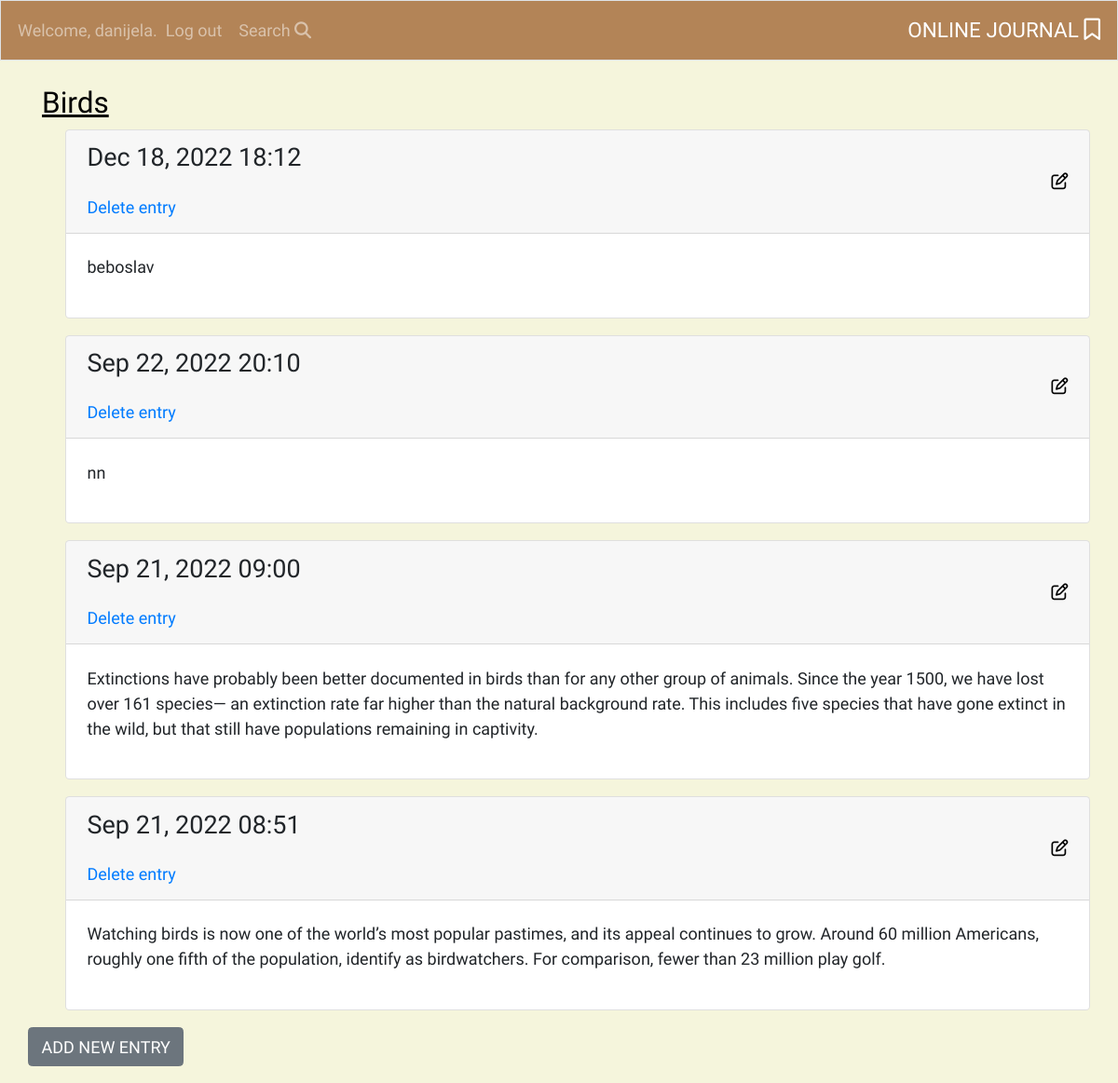
/topics/1 (signed in), run on the app's committed database.
### learning_logs/models.py (models this page shows, shortened)
class Topic(models.Model):
    text = models.CharField(max_length=200)
    date_added = models.DateTimeField(auto_now_add=True)
    def __str__(self):
        return self.text

class Entry(models.Model):
    topic = models.ForeignKey(Topic, on_delete=models.CASCADE)
    text = models.TextField()
    date_added = models.DateTimeField(auto_now_add=True)

### learning_logs/views.py (the view)
# urls.py: path('topics/<int:topic_id>', views.topic, name='topic'),
@login_required
def topic(request, topic_id):
    topic = get_object_or_404(Topic, id=topic_id)
    entries = topic.entry_set.order_by('-date_added')
    context = {'topic': topic, 'entries': entries}
    return render(request, 'learning_logs/topic.html', context)

### learning_logs/templates/learning_logs/topic.html
{% extends 'learning_logs/base.html' %}
{% block page_header %}
<h3 class="topic-on-hand">{{ topic }}</h3>
{% endblock page_header %}
{% block content %}
<ul>
  {% for entry in entries %}
  <div class="card mb-3">
    <h4 class="card-header">
      {{ entry.date_added|date:'M d, Y H:i' }}
      <small><a href="{% url 'learning_logs:edit_entry' entry.id %}">
          <i class="fa-regular fa-pen-to-square edit"></i></a></small>
          <a href="{% url 'learning_logs:delete_entry' entry.id %}">Delete entry</a>
    </h4>
    <div class="card-body">
      {{ entry.text|linebreaks }}
    </div>
  </div>
  {% empty %}
  <p>There are currently no entries.</p>
  {% endfor %}
</ul>
<p>
  <a class="new-entry btn btn-secondary" href="{% url 'learning_logs:new_entry' topic.id %}" role="button">Add new
    entry</a>
</p>
{% endblock content %}

### learning_logs/templates/learning_logs/base.html (shortened to what this page needs)
<!DOCTYPE html>
{% load bootstrap4 %}
{% load static %}
<html lang="en">
<head>
  {% block css %}
  <link rel="stylesheet" href="https://cdn.jsdelivr.net/npm/bootstrap@4.6.2/dist/css/bootstrap.min.css"
>
  {% endblock %}
  <link rel="stylesheet" href='{% static "css/styles.css" %}' type="text/css" />
</head>
<body>
  <nav class="navbar navbar-expand-md mb-4 border navbar-dark">
    <div class="collapse navbar-collapse" id="navbarTogglerDemo01">
      <ul class="navbar-nav">
        {% if user.is_authenticated %}
        <li class="nav-item">
          <span class="navbar-text">Welcome, {{ user.username }}.</span>
        </li>
        <li class="nav-item">
          <a class="nav-link" href="{% url 'users:logout' %}">Log out</a>
        </li>
        {% else %}
        <li class="nav-item">
          <a class="nav-link" href="{% url 'users:login' %}">Log in</a></li>
        </li>
        <li class="nav-item">
          <a class="nav-link" href="{% url 'users:register' %}">Register</a>
        {% endif %}
      </ul>
      <ul class="navbar-nav">
        <li class="nav-item">
          <a class="nav-link" href="{% url 'learning_logs:topics'%}">
            Search <i class="fa-solid fa-magnifying-glass"></i></a></li>
      </ul>
    </div>
    <a class="navbar-brand mx-auto" href="{% url 'learning_logs:index'%}">
      Online Journal <i class="bookmark fa-regular fa-bookmark"></i></a>
  </nav>
  <main role="main" class="container">
    <div class="container-md">
      {% block page_header %} {% endblock page_header %}
    </div>
    <div>
      {% block content %} {% endblock content%}
    </div>
  </main>
</body>
</html>

### learning_logs/static/css/styles.css (style rules this page uses)
* { font-family: 'Sura', sans-serif; font-size: large; }
body { background-color: beige; }
.navbar { background-color:rgba(158, 94, 42, 0.747); }
.navbar-brand { color: rgb(255 255 255); text-transform: uppercase; }
.bookmark { font-size: 1.3rem; }
.nav-item, .nav-link { color: rgb(255 255 255); }
.new-entry { text-transform: uppercase; color: white; }
.edit { display: flex !important; flex-wrap: wrap; flex-direction: row; align-items: flex-start; justify-content: flex-end; color: black; }
.topic-on-hand { text-decoration: underline; color: black; }
main.container { padding: 0; }

### data on the page
Topic: text "Birds"
Entry: date_added "Dec 18, 2022 18:12", text "beboslav"
Entry: date_added "Sep 22, 2022 20:10", text "nn"
Entry: date_added "Sep 21, 2022 09:00", text "Extinctions have probably been better documented in birds than for any other group of animals. Since the year 1500, we have lost over 161 species— an extinction rate far higher than the natural background rate. This includes five species that have gone extinct in the wild, but that still have populations remaining in captivity."
Entry: date_added "Sep 21, 2022 08:51", text "Watching birds is now one of the world’s most popular pastimes, and its appeal continues to grow. Around 60 million Americans, roughly one fifth of the population, identify as birdwatchers. For comparison, fewer than 23 million play golf."

### other printed values
{{ user.username }} "danijela"
